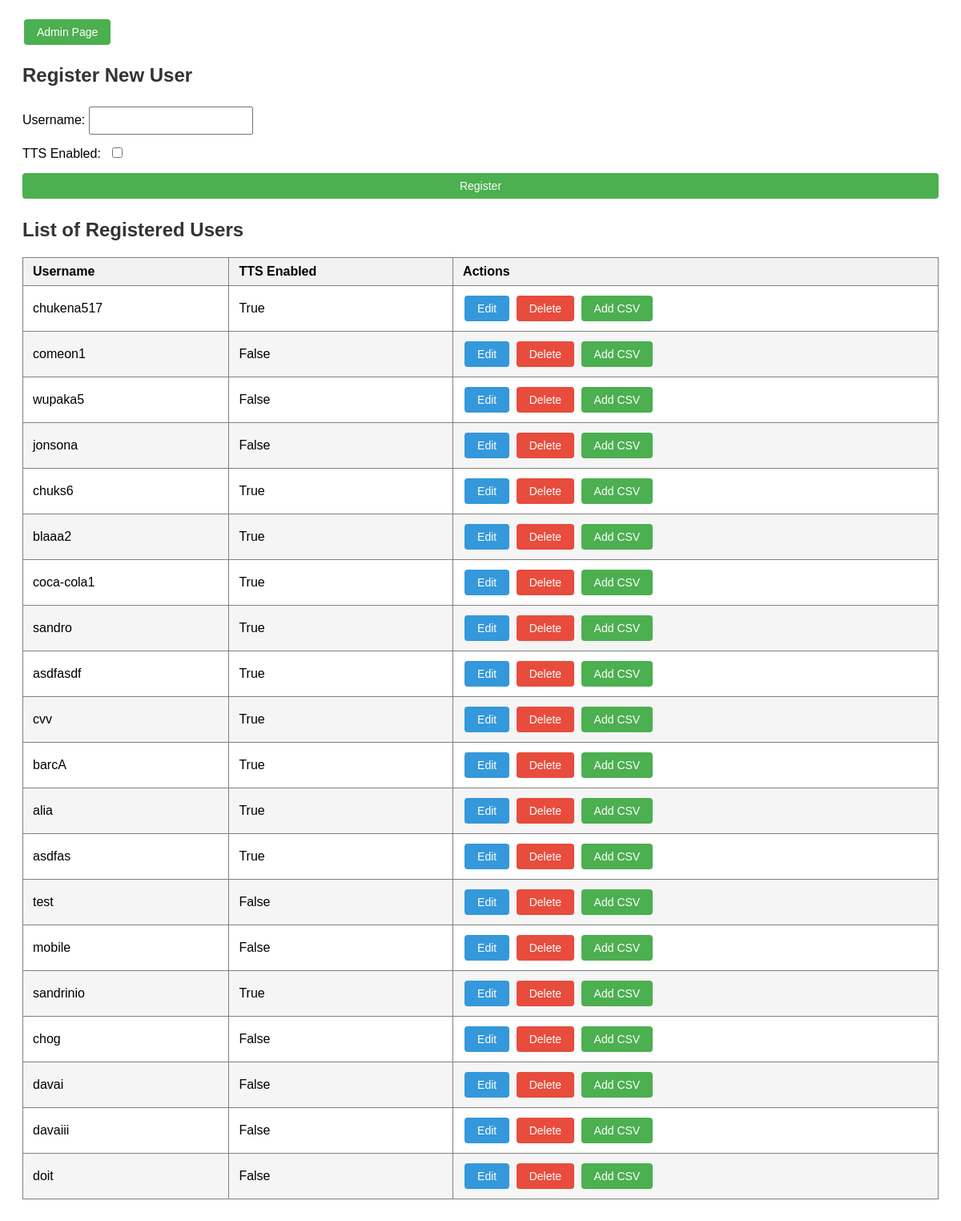
/, run on an earlier commit of the app's database.
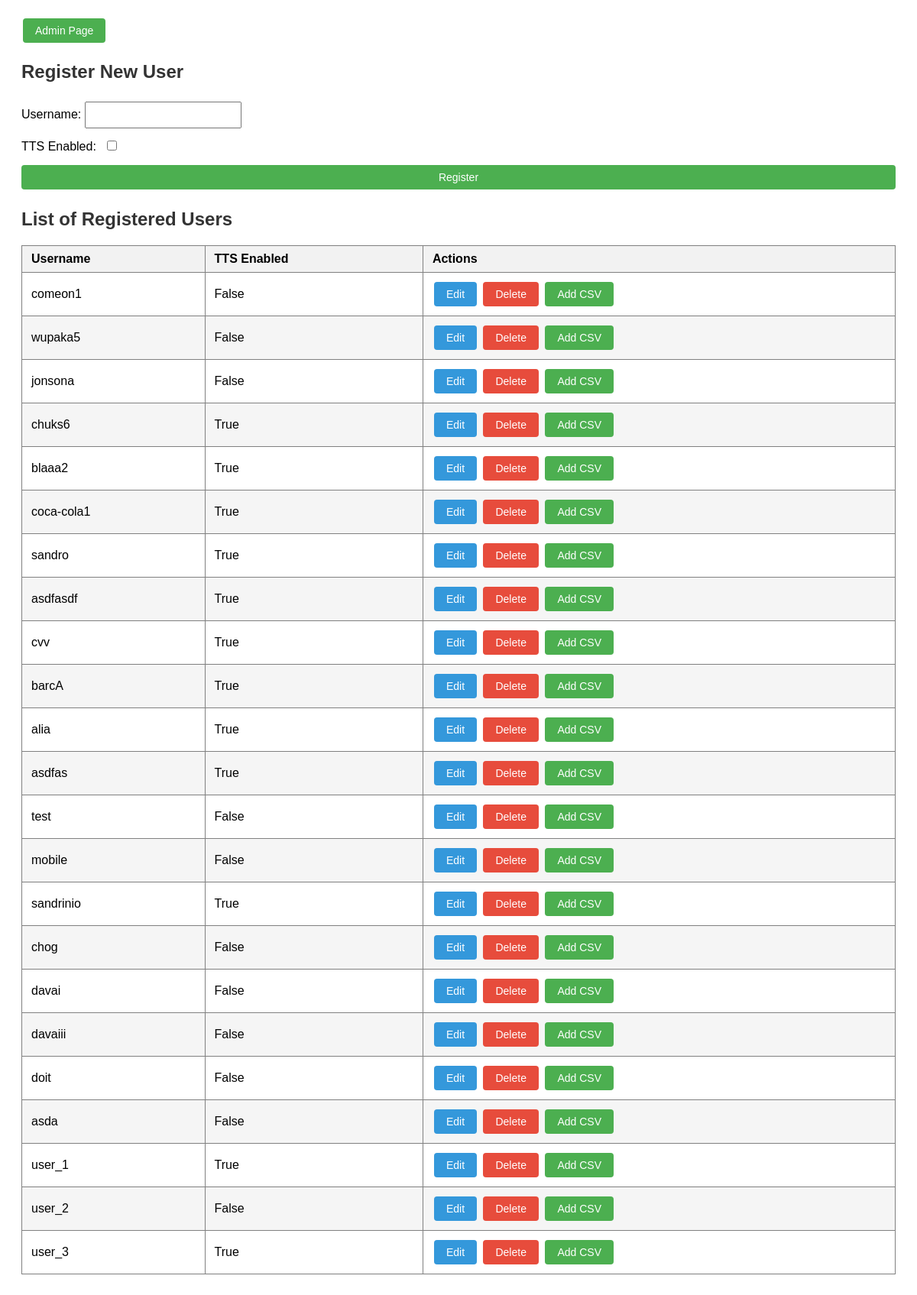
And on a later commit of the database.
### core/models.py (models this page shows, shortened)
class Client(models.Model):
    username = models.CharField(max_length=255, unique=True)
    tts_enabled = models.BooleanField(default=False)

### core/views.py (the view)
# urls.py: path('', views.list_view, name='home'),
def list_view(request):
    users = Client.objects.all()
    return render(request, "home.html", {'users': users})

### core/templates/home.html (shortened to what this page needs)
{% load static %}
<!DOCTYPE html>
<html lang="en">
<head>
    <link rel="stylesheet" href="{% static 'css/styles.css' %}">
</head>
<body>
<div style="margin: 20px;">
    <div>
        <button class="admin" onclick="location.href='/admin/'">Admin Page</button>
        <h2>Register New User</h2>
        <form action="/create" method="post">
            <div>
                <label for="username">Username:</label>
                <input type="text" name="username" required>
            </div>
            <div>
                <label for="tts_enabled">TTS Enabled:</label>
                <input type="checkbox" name="tts_enabled">
            </div>
            <input class="register" type="submit" value="Register">
        </form>
    </div>
    <h2>List of Registered Users</h2>
    <table border="1" cellpadding="10" cellspacing="0" width="100%">
        <thead>
            <tr>
                <th>Username</th>
                <th>TTS Enabled</th>
                <th>Actions</th>
            </tr>
        </thead>
        <tbody>
            {% for user in users %}
            <tr>
                <td>{{ user.username }}</td>
                <td>{{ user.tts_enabled }}</td>
                <td>
                    <button class="edit" onclick="location.href='/{{ user.id }}/update'">Edit</button>
                    <button class="delete" onclick="location.href='/{{ user.id }}/delete'">Delete</button>
                    <button class="csv" onclick="location.href='/{{ user.id }}/upload-csv'">Add CSV</button>
                </td>
            </tr>
            {% endfor %}
        </tbody>
    </table>
    <br>
</div>
</body>
</html>

### core/static/css/styles.css (style rules this page uses)
body { font-family: Arial, sans-serif; }
button, .register { border: none; color: white; padding: 8px 16px; text-align: center; text-decoration: none; display: inline-block; font-size: 14px; margin: 4px 2px; cursor: pointer; border-radius: 4px; }
.edit { background-color: #3498DB; }
.delete { background-color: #E74C3C; }
.csv, .admin, .register { background-color: #4CAF50; }
h2 { color: #333; margin-top: 20px; }
form { margin-top: 10px; display: flex; flex-direction: column; }
label { display: inline-block; margin: 10px 0; }
input[type="text"], input[type="submit"] { padding: 8px 12px; margin: 5px 0; }
table { border-collapse: collapse; width: 100%; }
th, td { padding: 8px 12px; text-align: left; }
th { background-color: #f2f2f2; }
tr:nth-child(even) { background-color: #f5f5f5; }
input[type="checkbox"] { margin-left: 10px; }

What changed in the data, as far as the page shows it:
removed Client: username "chukena517", tts_enabled "True"
added Client: username "asda", tts_enabled "False"
added Client: username "user_1", tts_enabled "True"
added Client: username "user_2", tts_enabled "False"
added Client: username "user_3", tts_enabled "True"
